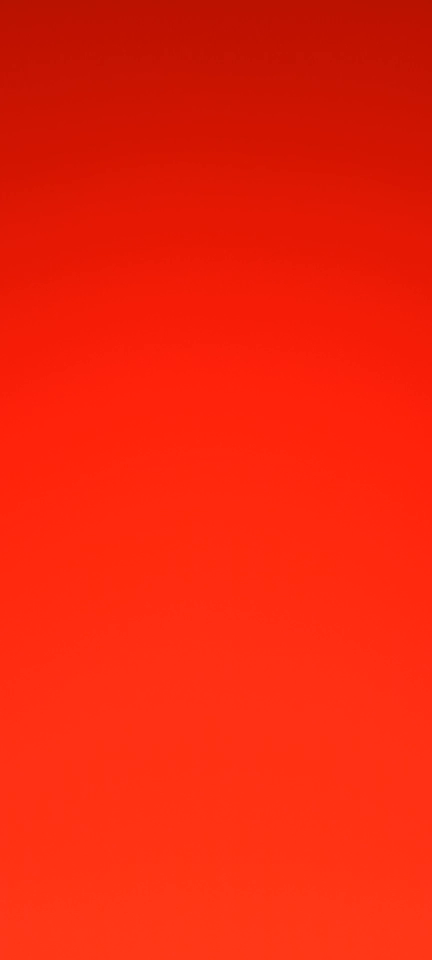
#> input picture frame 15 of Python/sampel.mp4, 864 x 1920 px (shown at 1/2 size)
$ jupyter execute 'Prototipe Perhitungan SPO2.ipynb'
#> lines starting #> are read from the running program, lines starting #| are printed output that depends on the picture; long printed decimals are rounded
[cell 1]
import cv2
import numpy as np

video = cv2.VideoCapture('sampel.mp4')

i = 0

ac_r_ma = []
ac_b_ma = []
dc_r_ma = []
dc_b_ma = []


while(video.isOpened()):
    ret, img = video.read()
#> img is the input picture: shape (1920, 864, 3); mean B, G, R 11.6, 36.6, 241.4

    if ret == True:
        # Crop the image
        x = img.shape[0] // 2
#> x = 960
        y = img.shape[1] // 2
#> y = 432
        w, h = 500 // 2, 500 // 2
        img = img[x-h:x+h, y-h:y+h, :]
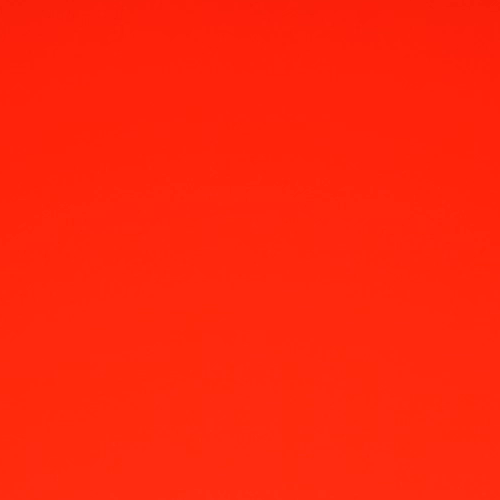
#> img: shape (500, 500, 3); mean B, G, R 12.5, 38.7, 254.8

        # Display the image
        cv2.imshow('image', img)

        img = cv2.cvtColor(img, cv2.COLOR_BGR2RGB)

        i = i + 1

        # Get R and B band
        r = img[:, :, 0]
        b = img[:, :, 2]
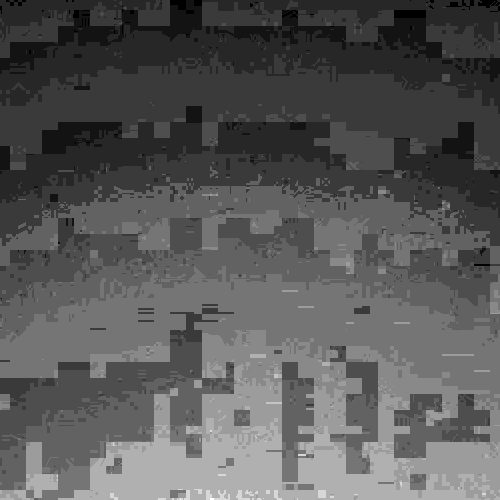
#> b: shape (500, 500); min 8, max 21, mean 12.5; drawn with min black and max white

        # Get DC (Mean)
        dc_r = r.mean()
#> dc_r = 254.8
        dc_b = b.mean()
#> dc_b = 12.53

        # Get AC (STD)
        ac_r = r.std()
#> ac_r = 0.674
        ac_b = b.std()
#> ac_b = 2.2

        ac_r_ma.append(ac_r)
        ac_b_ma.append(ac_b)
        dc_r_ma.append(dc_r)
        dc_b_ma.append(dc_b)

        if cv2.waitKey(25) == ord('q'):
#> (key q is pressed here)
            break
    else:
        break

ac_r_ma = np.array(ac_r_ma)
#> ac_r_ma = [0.674]
ac_b_ma = np.array(ac_b_ma)
#> ac_b_ma = [2.2]
dc_r_ma = np.array(dc_r_ma)
#> dc_r_ma = [254.8]
dc_b_ma = np.array(dc_b_ma)
#> dc_b_ma = [12.53]

video.release()
cv2.destroyAllWindows()

[cell 2]
import matplotlib.pyplot as plt

video = cv2.VideoCapture('sampel.mp4')

ret, img = video.read()

print("Before: ", img.shape)
#| Before:  (1920, 864, 3)
img = cv2.cvtColor(img, cv2.COLOR_BGR2RGB)
#> img: shape (1920, 864, 3)

# Crop
x = img.shape[0] // 2
y = img.shape[1] // 2
w, h = 50 // 2, 50 // 2
img = img[x-h:x+h, y-h:y+h, :]
#> img: shape (50, 50, 3)

print("After: ", img.shape)
#| After:  (50, 50, 3)
plt.imshow(img)

[cell 3]
ac_r_ma.mean(), dc_r_ma.mean(), ac_b_ma.mean(), dc_b_ma.mean()
#> Out = (0.674, 254.8, 2.2, 12.53)

[cell 4]
spo2 = 100 - 5 * ( (ac_r_ma.mean() / dc_r_ma.mean()) / (ac_b_ma.mean() / dc_b_ma.mean()) )
#> spo2 = 99.92
print(spo2)
#| 99.925

[cell 5]
(ac_r_ma.mean() / dc_r_ma.mean()) / (ac_b_ma.mean() / dc_b_ma.mean())
#> Out = 0.0151

$ run again, starting later in the video
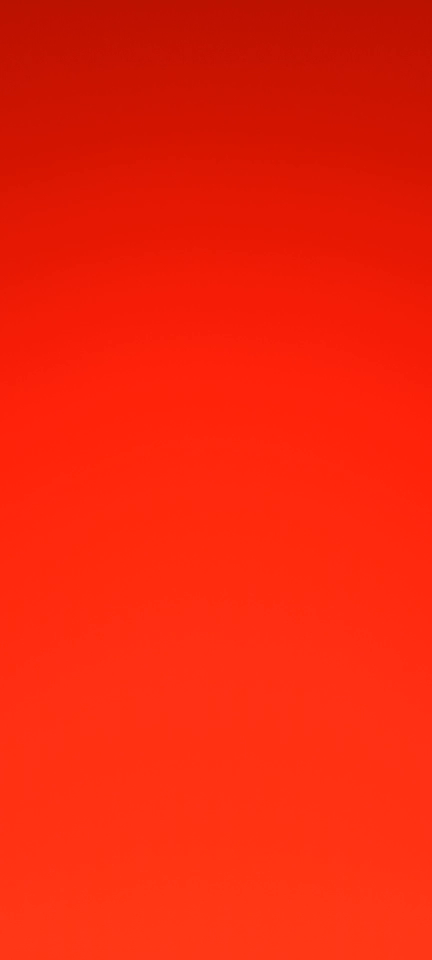
#> input picture frame 68 of Python/sampel.mp4, 864 x 1920 px (shown at 1/2 size)
#> img is the input picture: shape (1920, 864, 3); mean B, G, R 11.3, 37, 241.9
#> `b = img[:, :, 2]`:
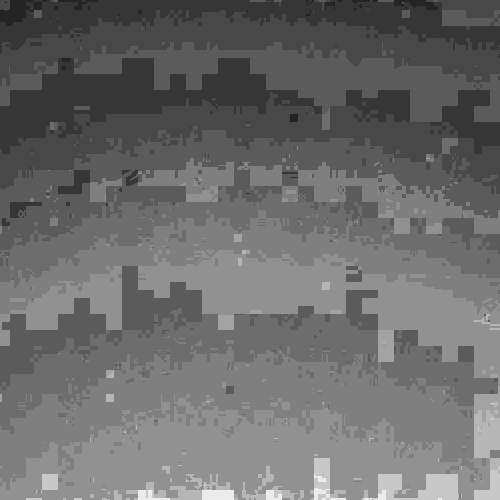
#> b: shape (500, 500); min 6, max 20, mean 11.94; drawn with min black and max white
#> dc_r = 254.9
#> dc_b = 11.94
#> ac_r = 0.432
#> ac_b = 1.87
#> ac_r_ma = [0.432]
#> ac_b_ma = [1.87]
#> dc_r_ma = [254.9]
#> dc_b_ma = [11.94]
#| Before:  (1920, 864, 3)
#| After:  (50, 50, 3)
#> `ac_r_ma.mean(), dc_r_ma.mean(), ac_b_ma.mean(), dc_b_ma.mean()`: Out = (0.432, 254.9, 1.87, 11.94)
#> spo2 = 99.95
#| 99.946
#> `(ac_r_ma.mean() / dc_r_ma.mean()) / (ac_b_ma.mean() / dc_b_ma.mean())`: Out = 0.0108

$ run again, starting later in the video
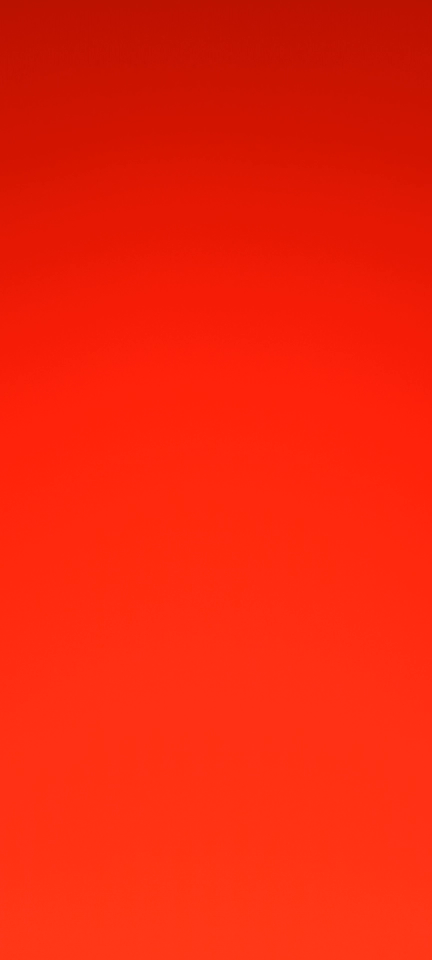
#> input picture frame 121 of Python/sampel.mp4, 864 x 1920 px (shown at 1/2 size)
#> img is the input picture: shape (1920, 864, 3); mean B, G, R 11.7, 36.9, 241.9
#> `b = img[:, :, 2]`:
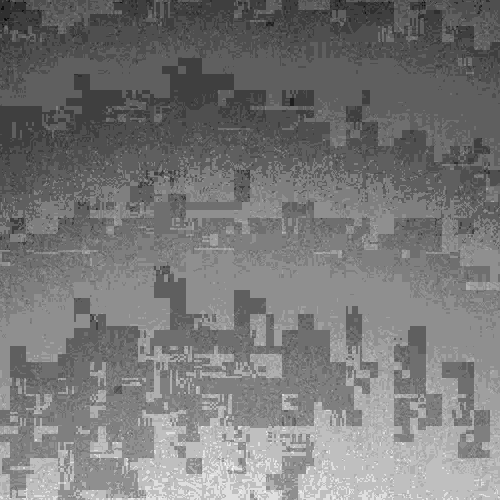
#> b: shape (500, 500); min 5, max 21, mean 12.6; drawn with min black and max white
#> dc_r = 254.9
#> dc_b = 12.57
#> ac_r = 0.506
#> ac_b = 2.33
#> ac_r_ma = [0.506]
#> ac_b_ma = [2.33]
#> dc_r_ma = [254.9]
#> dc_b_ma = [12.57]
#| Before:  (1920, 864, 3)
#| After:  (50, 50, 3)
#> `ac_r_ma.mean(), dc_r_ma.mean(), ac_b_ma.mean(), dc_b_ma.mean()`: Out = (0.506, 254.9, 2.33, 12.57)
#> spo2 = 99.95
#| 99.946
#> `(ac_r_ma.mean() / dc_r_ma.mean()) / (ac_b_ma.mean() / dc_b_ma.mean())`: Out = 0.0107
